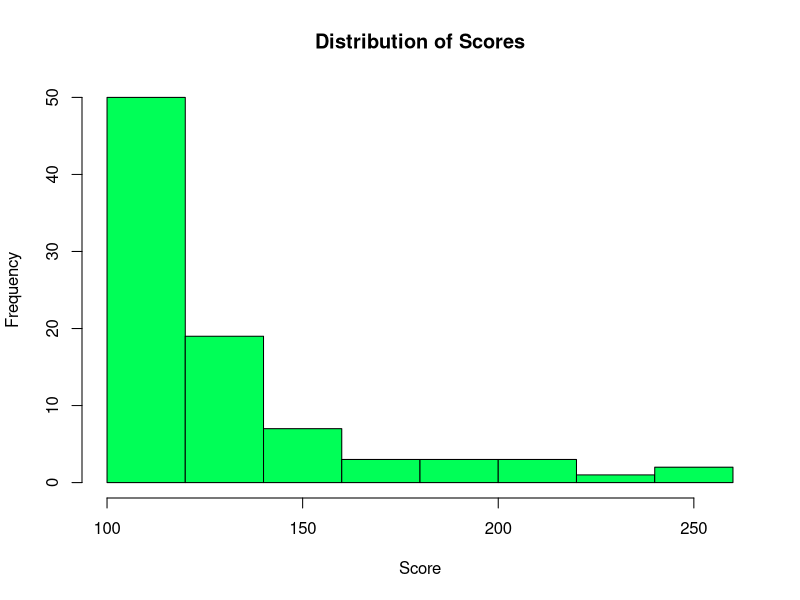
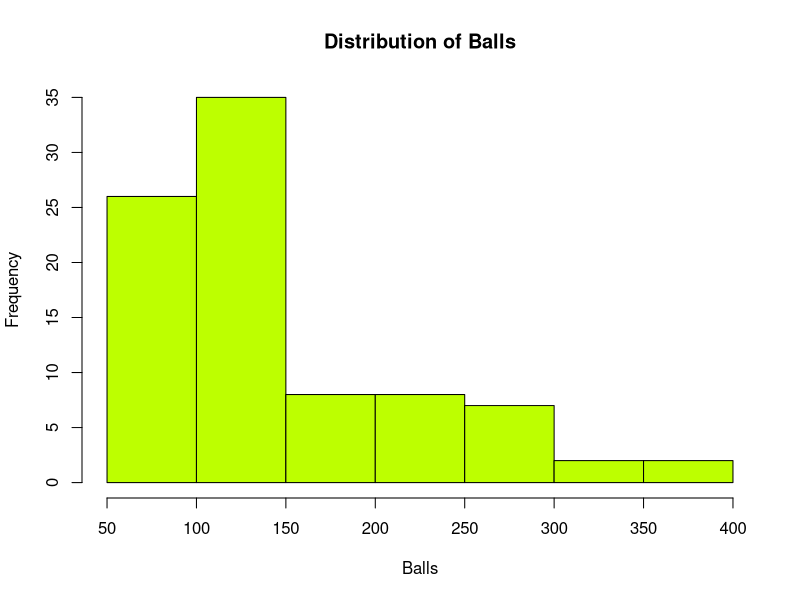
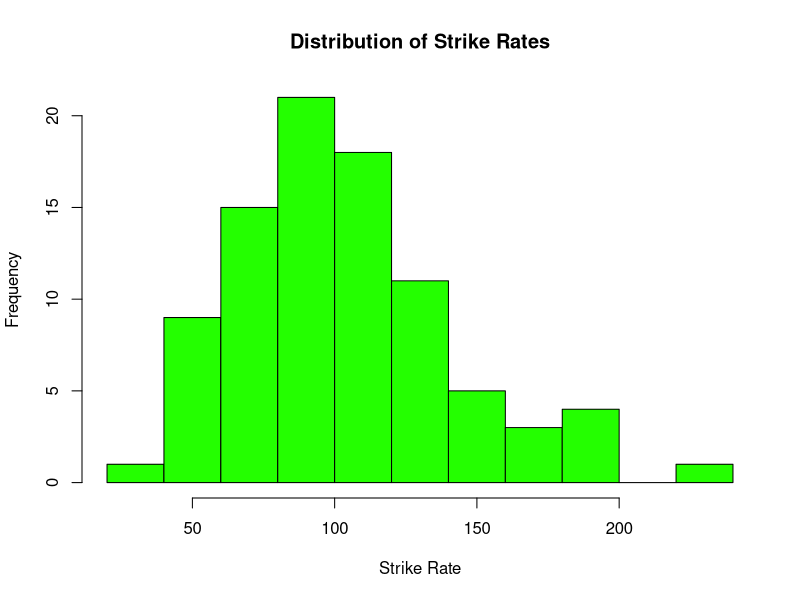
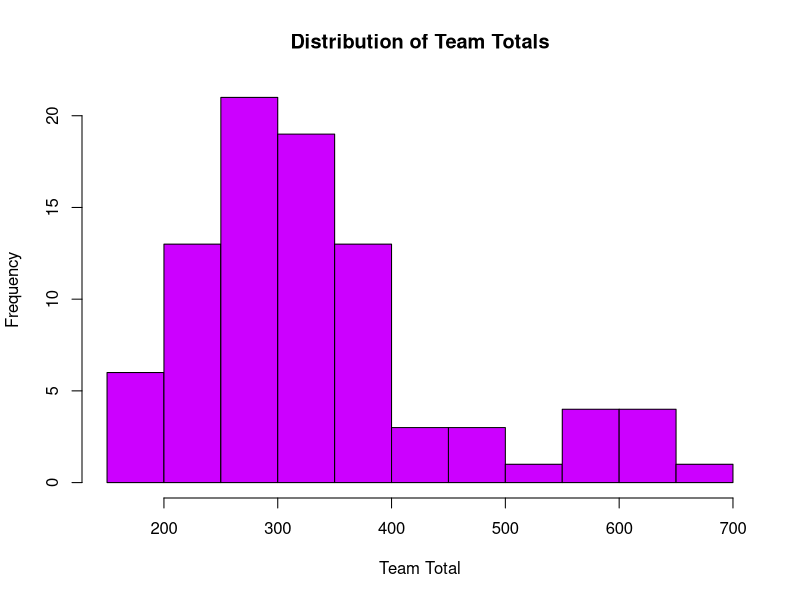
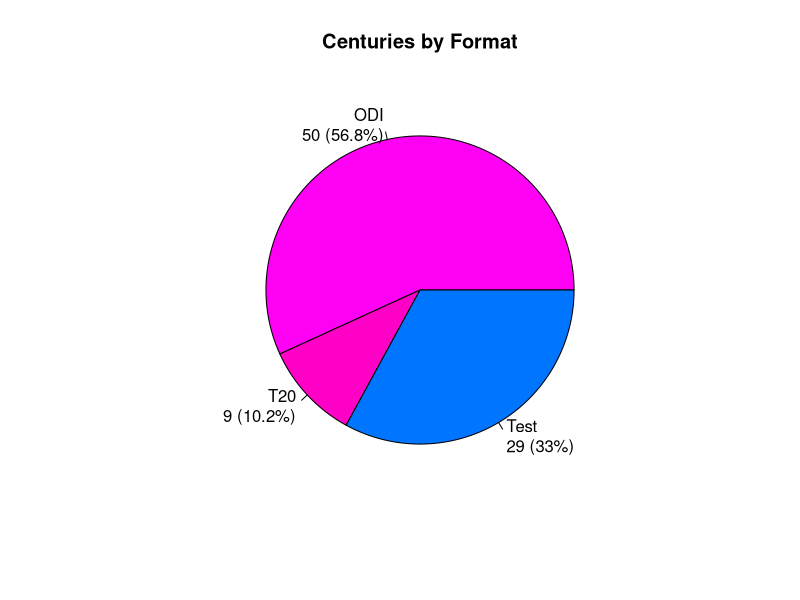
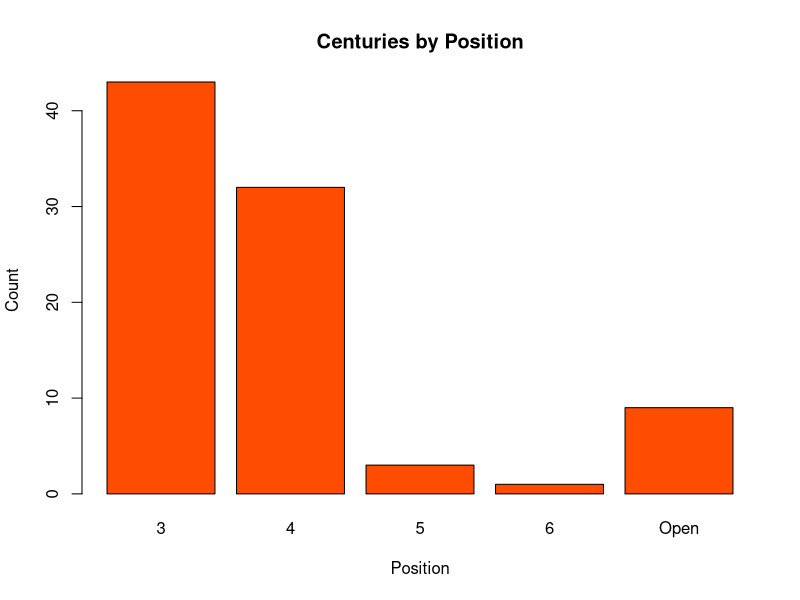
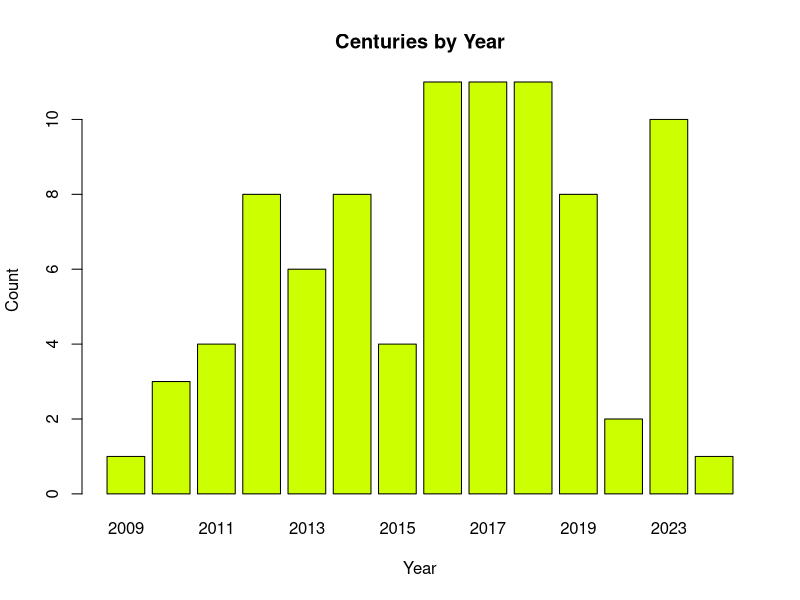
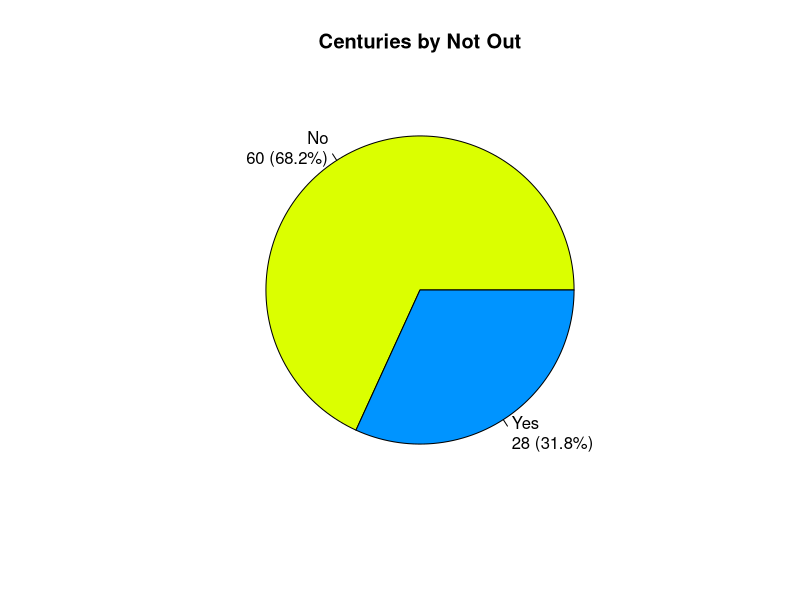

Generate these figures, in order, with R:
# Virat Kohli Century Analysis

# Load required libraries
library(tidyverse)
library(corrplot)
library(nortest)
library(car)

# Read the data
data <- read.csv("IS 2105 - Proposal - Group18 - Dataset.csv")
View(data)

# Replace "T20i" with "T20" in Format column
data$Format <- ifelse(data$Format == "T20i", "T20", data$Format)
# In the Format column, "T20" means "T20 International(T20I)" and "Indian Premie League(IPL)"
view(data)

# Define the function to generate random colors from the rainbow spectrum
random_color <- function(n) {
  colors <- rainbow(100)
  sample(colors, n)
}

# 1. Univariate Analysis

# Summary statistics for quantitative variables
# Numerical Variables

# Score
hist(data$Score, 
     main = "Distribution of Scores", 
     xlab = "Score", 
     col = random_color(1)) 

# Balls
hist(data$Balls, 
     main = "Distribution of Balls", 
     xlab="Balls", 
     col = random_color(1))

# Strike Rate
hist(data$Strike.Rate, 
     main = "Distribution of Strike Rates", 
     xlab = "Strike Rate", 
     col = random_color(1))

# Team Total
hist(data$Team.Total, 
     main = "Distribution of Team Totals", 
     xlab = "Team Total", 
     col = random_color(1))

# Summary statistics for qualitative variables
# Categorical Variables

# Format
format_table <- table(data$Format)
percentages <- round(100 * format_table / sum(format_table), 1)
labels <- paste(names(format_table), "\n", format_table, " (", percentages, "%)", sep = "")

pie(format_table, 
    main = "Centuries by Format", 
    labels = labels,
    col = random_color(length(format_table)))

# Position
table(data$Position)
barplot(table(data$Position), 
        main = "Centuries by Position", 
        xlab = "Position", 
        ylab = "Count",
        col = random_color(1))

# Year
table(data$Year)
barplot(table(data$Year), 
        main = "Centuries by Year", 
        xlab = "Year",
        ylab = "Count",
        col = random_color(1))

# Not Out
not_out_table <- table(data$Not.Out)
percentages <- round(100 * not_out_table / sum(not_out_table), 1)
labels <- paste(names(not_out_table), "\n", not_out_table, " (", percentages, "%)", sep = "")

pie(not_out_table, 
    main = "Centuries by Not Out", 
    labels = labels,
    col = random_color(length(not_out_table)))

# Man of the Match (MOTM)
motm_table <- table(data$MOTM)
percentages <- round(100 * motm_table / sum(motm_table), 1)
labels <- paste(names(motm_table), "\n", motm_table, " (", percentages, "%)", sep = "")

pie(motm_table, 
    main = "Centuries by Man of the Match", 
    labels = labels,
    col = random_color(length(motm_table)))

# Win
table(data$Win)
barplot(table(data$Win), 
        main = "Centuries by Win", 
        xlab = "Win",
        ylab = "Count",
        col = random_color(1))

# Captain
captain_table <- table(data$Captain)
percentages <- round(100 * captain_table / sum(captain_table), 1)
labels <- paste(names(captain_table), "\n", captain_table, " (", percentages, "%)", sep = "")

pie(captain_table, 
    main = "Centuries by Captain", 
    labels = labels,
    col = random_color(length(captain_table)))

# 2. Bivariate Analysis

# Scatter plot for two numerical variables
ggplot(data, aes(x = Balls, y = Score, color = Format)) +
  geom_point() +
  labs(title = "Score vs Balls by Format", x = "Balls", y = "Score")

ggplot(data, aes(x = Strike.Rate, y = Score, color = Format)) +
    geom_point() +
    labs(title = "Score vs Strike Rate by Format", x = "Strike Rate", y = "Score")

ggplot(data, aes(x = Score, y = Team.Total, color = Format)) +
    geom_point() +
    labs(title = "Score vs Team Total by Format", x = "Score", y = "Team Total")

# Two-way table for two categorical variables
table(data$Format, data$Win)
table(data$Format, data$MOTM)
table(data$Format, data$Captain)

table(data$Position, data$Win)
table(data$Position, data$MOTM)

# Numerical vs Categorical
# Boxplot

boxplot(Strike.Rate ~ MOTM,
        data = data,
        main = "Strike Rate by Man of the Match",
        xlab = "MOTM",
        ylab = "Strike Rate",
        col = random_color(2))

boxplot(Score ~ Captain,
        data = data,
        main = "Score by Captain",
        xlab = "Captain",
        ylab = "Score",
        col = random_color(2))

# Bar Plot
ggplot(data, aes(x = Not.Out, fill = Format)) +
  geom_bar(position = "fill") +
  labs(title = "Proportion of Not Outs by Format", x = "Not Out", y = "Proportion")

ggplot(data, aes(x = MOTM, fill = Format)) +
  geom_bar(position = "fill") +
  labs(title = "Proportion of Man of the Match by Format", x = "MOTM", y = "Proportion")

# Time Series Analysis

# Line Plot
# Average Score with year
yearly_avg <- aggregate(Score ~ Year, data = data, FUN = mean)
ggplot(yearly_avg, aes(x = Year, y = Score)) +
  geom_line() +
  geom_point() +
  labs(title = "Average Score Trend Over Years", x = "Year", y = "Average Score")

# Outlier Detection
# Boxplot
boxplot(data$Score, main="Boxplot of Score", col="blue")
boxplot(data$Balls, main="Boxplot of Balls", col="green")
boxplot(data$Strike.Rate, main="Boxplot of Strike Rate", col="red")
boxplot(data$Team.Total, main="Boxplot of Team Total", col="yellow")
boxplot(data$Wickets.lost, main="Boxplot of Wickets Lost", col="orange")

# Hypothesis Testing
# T-test
t.test(data$Score[data$Format == "ODI"], data$Score[data$Format == "Test"])
t.test(data$Score[data$Win == "Yes"], data$Score[data$Win == "No"])
t.test(data$Score[data$Not.Out == "Yes"], data$Score[data$Not.Out == "No"])
t.test(data$Score[data$MOTM == "Yes"], data$Score[data$MOTM == "No"])
t.test(data$Score[data$Captain == "Yes"], data$Score[data$Captain == "No"])

# 3. Regression Analysis
lm_model <- lm(Score ~ Balls + Strike.Rate, data = data)
summary(lm_model)

lm_model <- lm(Score ~ Team.Total + Wickets.lost, data = data)
summary(lm_model)

# Filter the dataset to include only rows where the 'Format' is 'Test'
test_data <- data %>%
  filter(Format == "Test")
view(test_data)

# Univariate Analysis 
# Test Inning 
test_inning_table <- table(test_data$Inning)
percentages <- round(100 * test_inning_table / sum(test_inning_table), 1)
labels <- paste(names(test_inning_table), "\n", test_inning_table, " (", percentages, "%)", sep = "")

pie(test_inning_table, 
    main = "Test Centuries by Inning", 
    labels = labels, 
    col = random_color(length(test_inning_table)))

# Position
test_position_table <- table(test_data$Position)
percentages <- round(100 * test_position_table / sum(test_position_table), 1)
labels <- paste(names(test_position_table), "\n", test_position_table, " (", percentages, "%)", sep = "")

pie(test_position_table, 
    main = "Test Centuries by Position", 
    labels = labels, 
    col = random_color(length(test_position_table)))

# Against
table(test_data$Against)
barplot(table(test_data$Against), 
        main = "Test Centuries by Against", 
        xlab = "Country",
        ylab = "Count",
        col = random_color(1), 
        las = 2,
        cex.names = 0.7)

# Host Nation
table(test_data$Host.Nation)
barplot(table(test_data$Host.Nation), 
        main = "Test Centuries by Host Nation", 
        xlab = "Country",
        ylab = "Count",
        col = random_color(1), 
        las = 2,
        cex.names = 0.7)

# Win 
test_win_table <- table(test_data$Win)
percentages <- round(100 * test_win_table / sum(test_win_table), 1)
labels <- paste(names(test_win_table), "\n", test_win_table, " (", percentages, "%)", sep = "")

pie(test_win_table, 
    main = "Test Centuries by Win", 
    labels = labels, 
    col = random_color(length(test_win_table)))


# Bivariate Analysis 

# Test Score vs Inning
summary_test_inning_score <- by(test_data$Score, test_data$Inning, summary)
print(summary_test_inning_score)

boxplot(Score ~ Inning,
        data = test_data,
        main = "Test Score by Inning",
        xlab = "Inning",
        ylab = "Score",
        col = random_color(length(test_data$Inning)))

# Test Balls vs Inning
summary_test_inning_balls <- by(test_data$Balls, test_data$Inning, summary)
print(summary_test_inning_balls)

boxplot(Balls ~ Inning,
        data = test_data,
        main = "Test Balls by Inning",
        xlab = "Inning",
        ylab = "Balls",
        col = random_color(length(test_data$Inning)))

# Test Team Total vs Score by MOTM
ggplot(test_data, aes(x = Score, y = Team.Total, color = MOTM)) +
  geom_point() +
  labs(title = "Test Team Total vs Score by Man of the Match", x = "Score", y = "Team Total")

# Proportion of Inning by Test Win
table(test_data$Inning, test_data$Win)
ggplot(test_data, aes(x = Inning, fill = Win)) +
  geom_bar(position = "fill") +
  labs(title = "Proportion of Inning by Test Win", x = "Inning", y = "Proportion")

# Filter the dataset to include only rows where the 'Format' is 'ODI'
odi_data <- data %>%
  filter(Format == "ODI")
view(odi_data)

# Univariate Analysis 
# ODI Inning 
odi_inning_table <- table(odi_data$Inning)
percentages <- round(100 * odi_inning_table / sum(odi_inning_table), 1)
labels <- paste(names(odi_inning_table), "\n", odi_inning_table, " (", percentages, "%)", sep = "")

pie(odi_inning_table, 
    main = "ODI Centuries by Inning", 
    labels = labels, 
    col = random_color(length(odi_inning_table)))

# ODI Win
odi_win_table <- table(odi_data$Win)
percentages <- round(100 * odi_win_table / sum(odi_win_table), 1)
labels <- paste(names(odi_win_table), "\n", odi_win_table, " (", percentages, "%)", sep = "")

pie(odi_win_table, 
    main = "ODI Centuries by Win", 
    labels = labels, 
    col = random_color(length(odi_win_table)))

# ODI Man of the Match
odi_motm_table <- table(odi_data$MOTM)
percentages <- round(100 * odi_motm_table / sum(odi_motm_table), 1)
labels <- paste(names(odi_motm_table), "\n", odi_motm_table, " (", percentages, "%)", sep = "")

pie(odi_motm_table, 
    main = "ODI Centuries by MOTM", 
    labels = labels, 
    col = random_color(length(odi_motm_table)))

# ODI Score 
hist(odi_data$Score, 
     main = "Distribution of ODI Scores", 
     xlab = "Score", 
     col = random_color(1)) 
# ODI SR
hist(odi_data$Strike.Rate, 
     main = "Distribution of ODI Strike Rate", 
     xlab = "Strike Rate", 
     col = random_color(1)) 

# Bivariate Analysis 
# ODI Strike Rate vs Score by Win
ggplot(odi_data, aes(x = Score, y = Strike.Rate, color = Win)) +
  geom_point() +
  labs(title = "ODI Strike Rate vs Score by Win", x = "Score", y = "Strike Rate")

# Proportion of Inning by ODI Win
table(odi_data$Inning, odi_data$Win)
ggplot(odi_data, aes(x = Inning, fill = Win)) +
  geom_bar(position = "fill") +
  labs(title = "Proportion of Inning by ODI Win", x = "Inning", y = "Proportion")

# Proportion of Not Out by ODI Win
table(odi_data$Not.Out, odi_data$Win, odi_data$Inning)
ggplot(odi_data, aes(x = Not.Out, fill = Win)) +
  geom_bar(position = "fill") +
  labs(title = "Proportion of Not Out by ODI Win", x = "Not Out", y = "Proportion") +
  facet_wrap(~ Inning)

# ODI Team Total vs Score by MOTM
ggplot(odi_data, aes(x = Score, y = Team.Total, color = MOTM)) +
  geom_point() +
  labs(title = "ODI Team Total vs Score by Man of the Match", x = "Score", y = "Team Total")

# ODI Position vs Score
summary_odi_position_score <- by(test_data$Score, test_data$Position, summary)
print(summary_odi_position_score)

boxplot(Score ~ Position,
        data = odi_data,
        main = "ODI Score by Position",
        xlab = "Position",
        ylab = "Score",
        col = random_color(length(odi_data$Position)))

# Filter the dataset to include only rows where the 'Format' is 'T20'
t20_data <- data %>%
  filter(Format == "T20")
view(t20_data)

# Univariate Analysis
# T20 Inning 
t20_inning_table <- table(t20_data$Inning)
percentages <- round(100 * t20_inning_table / sum(t20_inning_table), 1)
labels <- paste(names(t20_inning_table), "\n", t20_inning_table, " (", percentages, "%)", sep = "")

pie(t20_inning_table, 
    main = "T20 Centuries by Inning", 
    labels = labels, 
    col = random_color(length(t20_inning_table)))

# T20 Win
t20_win_table <- table(t20_data$Win)
percentages <- round(100 * t20_win_table / sum(t20_win_table), 1)
labels <- paste(names(t20_win_table), "\n", t20_win_table, " (", percentages, "%)", sep = "")

pie(t20_win_table, 
    main = "T20 Centuries by Win", 
    labels = labels, 
    col = random_color(length(t20_win_table)))

# T20 Man of the Match
t20_motm_table <- table(t20_data$MOTM)
percentages <- round(100 * t20_motm_table / sum(t20_motm_table), 1)
labels <- paste(names(t20_motm_table), "\n", t20_motm_table, " (", percentages, "%)", sep = "")

pie(t20_motm_table, 
    main = "T20 Centuries by MOTM", 
    labels = labels, 
    col = random_color(length(t20_motm_table)))

# T20 Score 
hist(t20_data$Score, 
     main = "Distribution of T20 Scores", 
     xlab = "Score", 
     col = random_color(1)) 

# T20 SR
hist(t20_data$Strike.Rate, 
     main = "Distribution of T20 Strike Rate", 
     xlab = "Strike Rate", 
     col = random_color(1)) 

#T20 Year
table(t20_data$Year)
barplot(table(t20_data$Year), 
        main = "T20 Centuries by Year", 
        xlab = "Year", 
        ylab = "Count",
        col = random_color(1))

# Bivariate Analysis 
# T20 Strike Rate vs Score by Win
ggplot(t20_data, aes(x = Score, y = Strike.Rate, color = Win)) +
  geom_point() +
  labs(title = "T20 Strike Rate vs Score by Win", x = "Score", y = "Strike Rate")

# Proportion of Inning by T20 Win
table(t20_data$Inning, t20_data$Win)
ggplot(t20_data, aes(x = Inning, fill = Win)) +
  geom_bar(position = "fill") +
  labs(title = "Proportion of Inning by T20 Win", x = "Inning", y = "Proportion")

# T20 Captain vs SR
summary_t20_captain_sr <- by(t20_data$Strike.Rate, t20_data$Captain, summary)
print(summary_t20_captain_sr)

boxplot(Strike.Rate ~ Captain,
        data = t20_data,
        main = "T20 Strike Rate by Captain",
        xlab = "Captain",
        ylab = "Strike Rate",
        col = random_color(length(t20_data$Year)))

# T20 Win vs Strike Rate
summary_t20_win_sr <- by(t20_data$Strike.Rate, t20_data$Win, summary)
print(summary_t20_win_sr)

boxplot(Strike.Rate ~ Win,
        data = t20_data,
        main = "T20 Strike Rate by Win",
        xlab = "Win",
        ylab = "Strike Rate",
        col = random_color(length(t20_data$Win)))

# T20 Position vs Score
summary_t20_position_score <- by(t20_data$Score, t20_data$Position, summary)
print(summary_t20_position_score)

boxplot(Score ~ Position,
        data = t20_data,
        main = "T20 Score by Position",
        xlab = "Position",
        ylab = "Score",
        col = random_color(length(t20_data$Position)))
